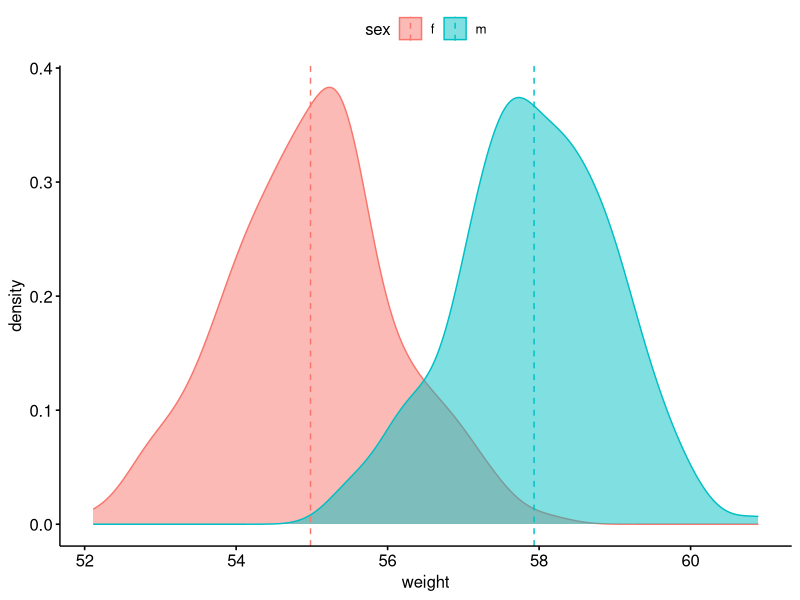
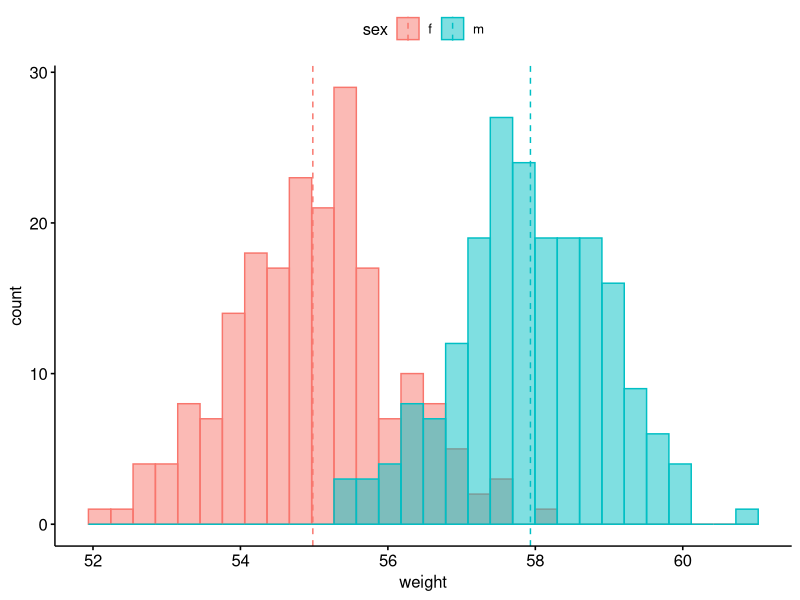
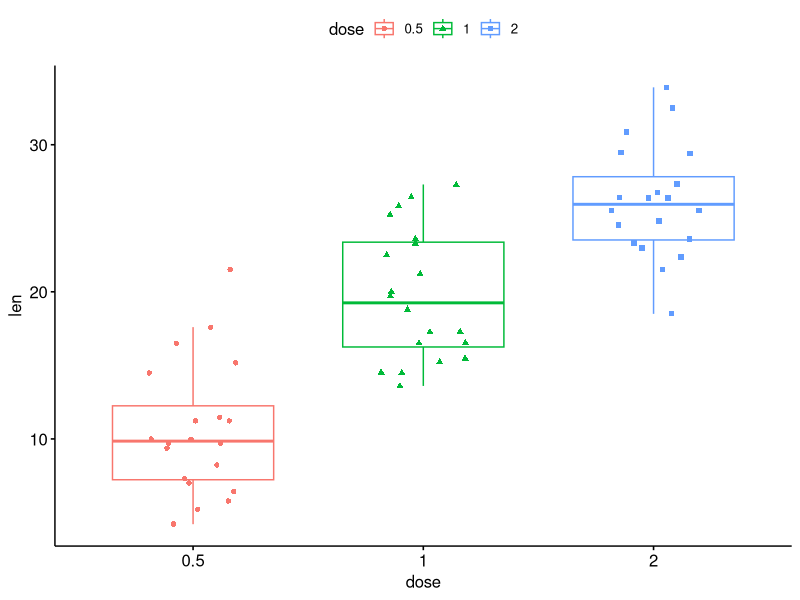

R code for these plots, in order:
#
# ggpubr tutorial
#

library(ggpubr)

### 1. Probability distribution
df <- data.frame(sex = factor(rep(c('f', 'm'), each = 200)),
                 weight = c(rnorm(200, 55), rnorm(200, 58)))

ggdensity(df, x = 'weight', add = 'mean', rug = FALSE,
          color = 'sex', fill = 'sex') 

gghistogram(df, x = 'weight', add = 'mean', rug = FALSE,
          color = 'sex', fill = 'sex')


### 2. Boxplot 
data('ToothGrowth')
df <- ToothGrowth
head(df)

ggboxplot(df, x = 'dose', y = 'len', color = 'dose',
          add = 'jitter', shape = 'dose')


### 3. Barplot
df <- mtcars
head(df)
